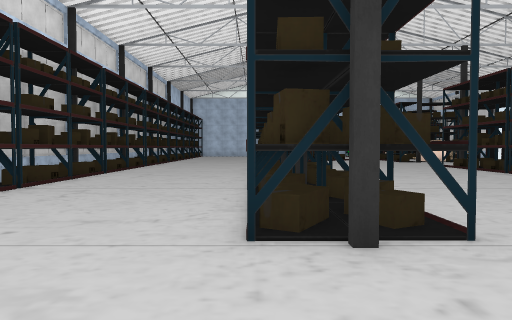
View 1 (above)

21 first-person views from a walk through a Unity game level. The camera is 1.5 m above the floor, tilts 2° down and sees 70° across. The floor is counted in squares, 2 m on a side. Each view is taken from the middle of a square. On the plan, view 1 faces up. The plan holds only what a view shows up to about 11 squares ahead; the rest is blank. The player is left out. Some surface patterns are stand-ins.

View 2
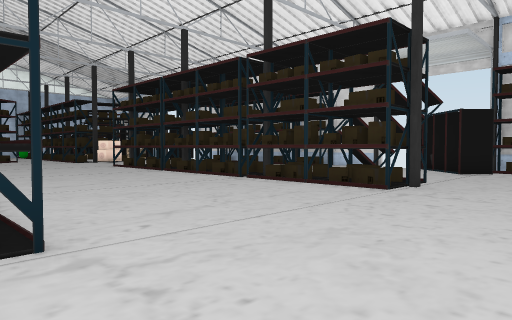

View 3
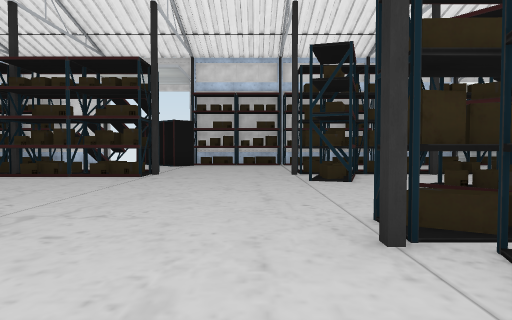

View 4
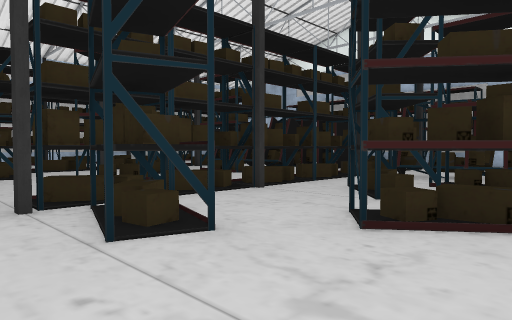

View 5
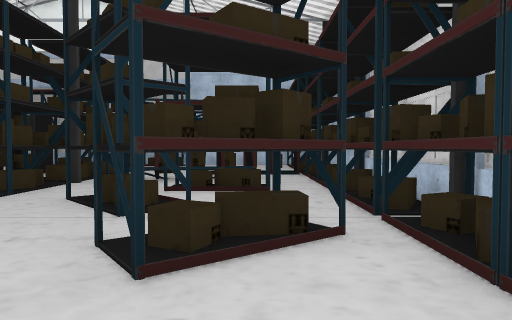

View 6
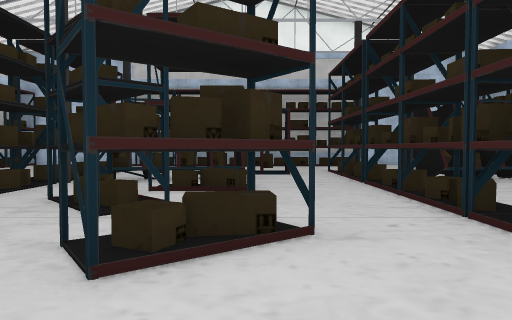

View 7
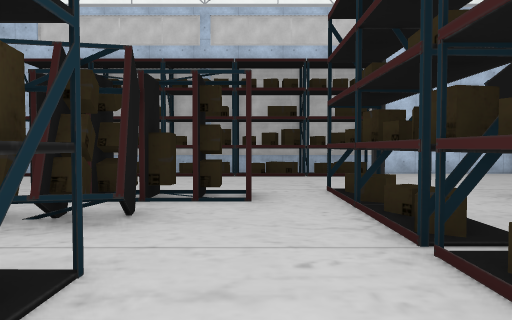

View 8
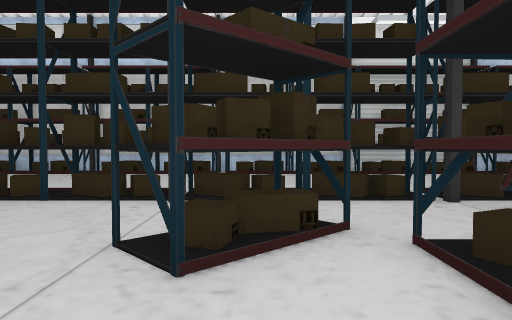

View 9
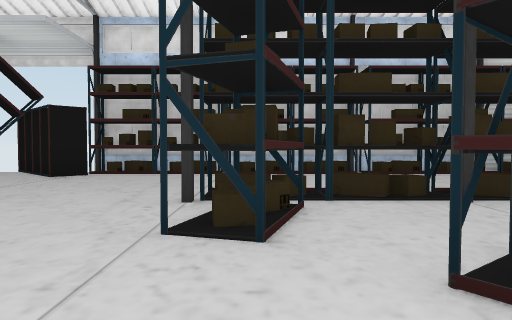

View 10
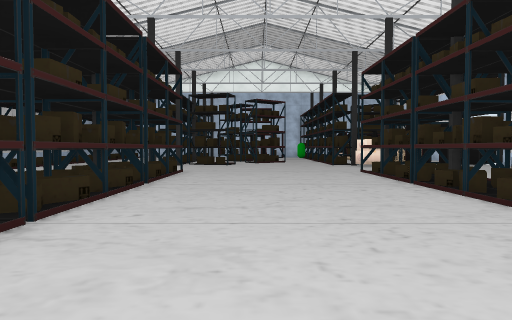

View 11
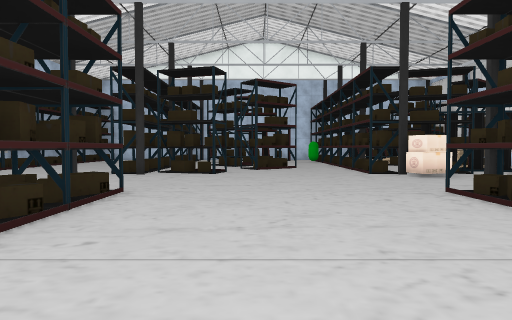

View 12
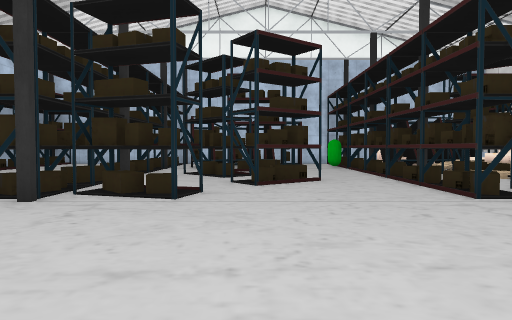

View 13
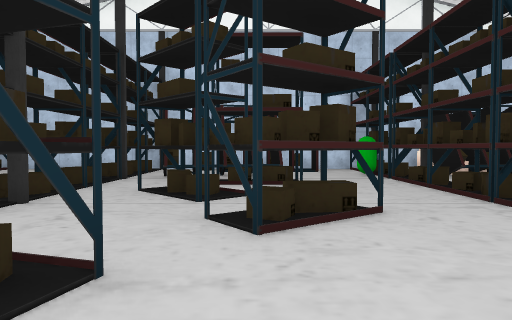

View 14
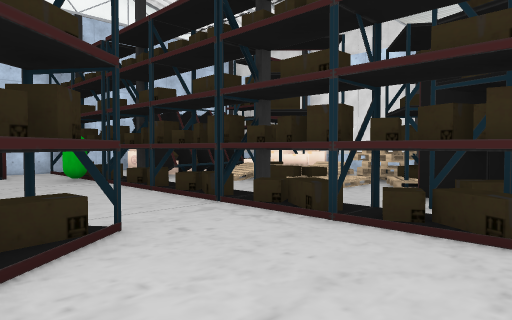

View 15
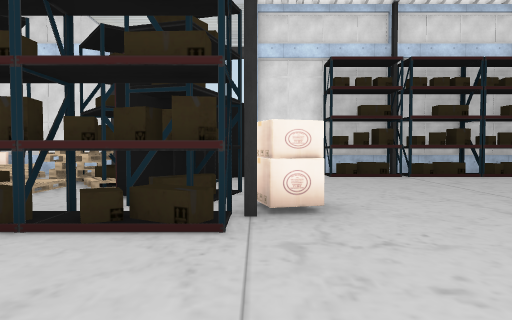

View 16
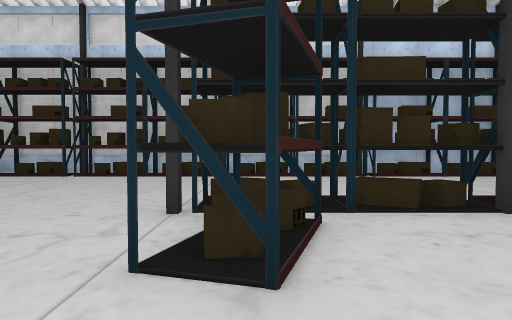

View 17
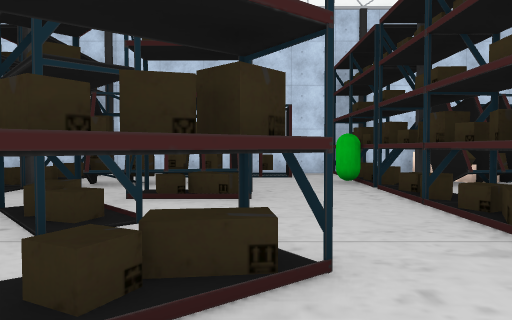

View 18
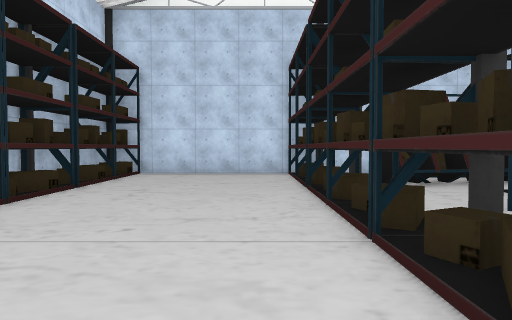

View 19
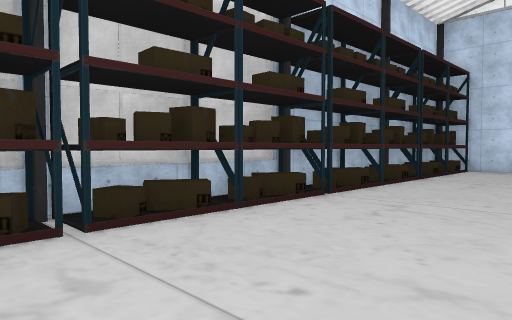

View 20
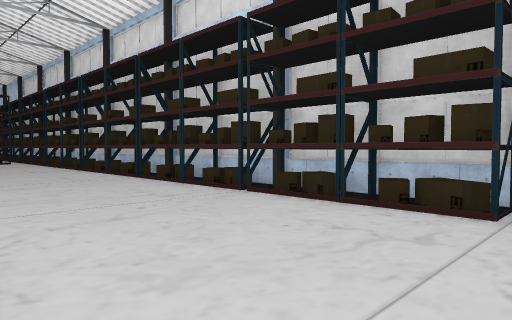

View 21
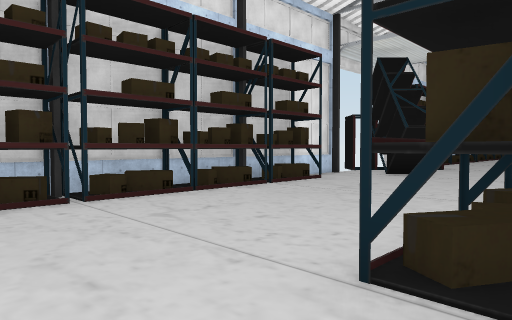

### Floor plan
Key: @ floor where view 1 was taken; # wall or solid block; . main floor; : floor 0.25 m higher than the main floor; O other object.
Columns run from 5 left of view 1 to 15 right of it. Each row starts with its distance up from view 1.
 30 ################
 29 O....OO OOOOOOO
 28 O....OO.OOOOOO. O
 27 O....OOOOO..OOOOO
 26 O....OOOO....OOOO
 25 O....OO.OOO..O.OOO
 24 O....OOOO....O.OOO #
 23 O....OOOOO...OOOO:O#
 22 O....O#.OOO..#.OOOO#
 21 O....OO..OO..O..OOO
 20 O....OOO.O...OOO
 19 O....OOOO....OOOOOO
 18 O.....#......#O...O
 17 O................
 16 O..................#
 15 O..................O
 14 O....OO......#O....#
 13 O....OO......OO....O
 12 O....OO......OO....O
 11 O....OO......OO....O
 10 O....OO......OO....O
  9 O....OO......OO....O
  8 O....OO......OO.....#
  7 O....OO......OO....##
  6 O....OO......OO..OO#
  5 O....OO......OO...OO
  4 O....OO......OO...O
  3 O....OO......#O..OO#
  2   .................O
  1      ..............#
  0  . ..@.............O
 -1 O ....#......#.....#
 -2 O...OOO....OOOO..  O
 -3 O..O..O...O..OO....#
 -4 O.OO..O..OO..OO....O
 -5 O. O..#....O.#O..  #
 -6 O. OO.O...OOOOO....O
 -7 O.....O......OO....#
 -8 O.OO..O..OO..OO    O
 -9 O...OOO....OOOO   .#
-10 O.OOOOO...OO.OO   .O
-11 OOOO..O.OOOO.OO   .#
-12 OO O..O.OO.O.OO    O
-13    ........ ..     O
-14   .........  .     O
-15   .........  ..
-16  ....OOOOOOOOOO
-17  ##########

Where each view was taken, in squares from view 1:
view 1: 0 up, 0 right, facing up
view 2: 0 up, 1 right, facing up-right
view 3: 0 up, 2 left, facing right
view 4: 0 up, 4 left, facing down-right
view 5: 1 down, 3 left, facing down
view 6: 1 down, 4 right, facing down
view 7: 6 down, 3 right, facing down
view 8: 6 down, 3 right, facing right
view 9: 2 down, 3 right, facing right
view 10: 3 up, 4 right, facing up
view 11: 8 up, 4 right, facing up
view 12: 13 up, 4 right, facing up
view 13: 17 up, 4 right, facing up
view 14: 18 up, 4 right, facing up-right
view 15: 18 up, 4 right, facing right
view 16: 19 up, 5 right, facing left
view 17: 19 up, 5 right, facing up
view 18: 19 up, 1 left, facing up
view 19: 17 up, 1 left, facing up-left
view 20: 15 up, 0 right, facing down-left
view 21: 16 up, 8 right, facing down-right
